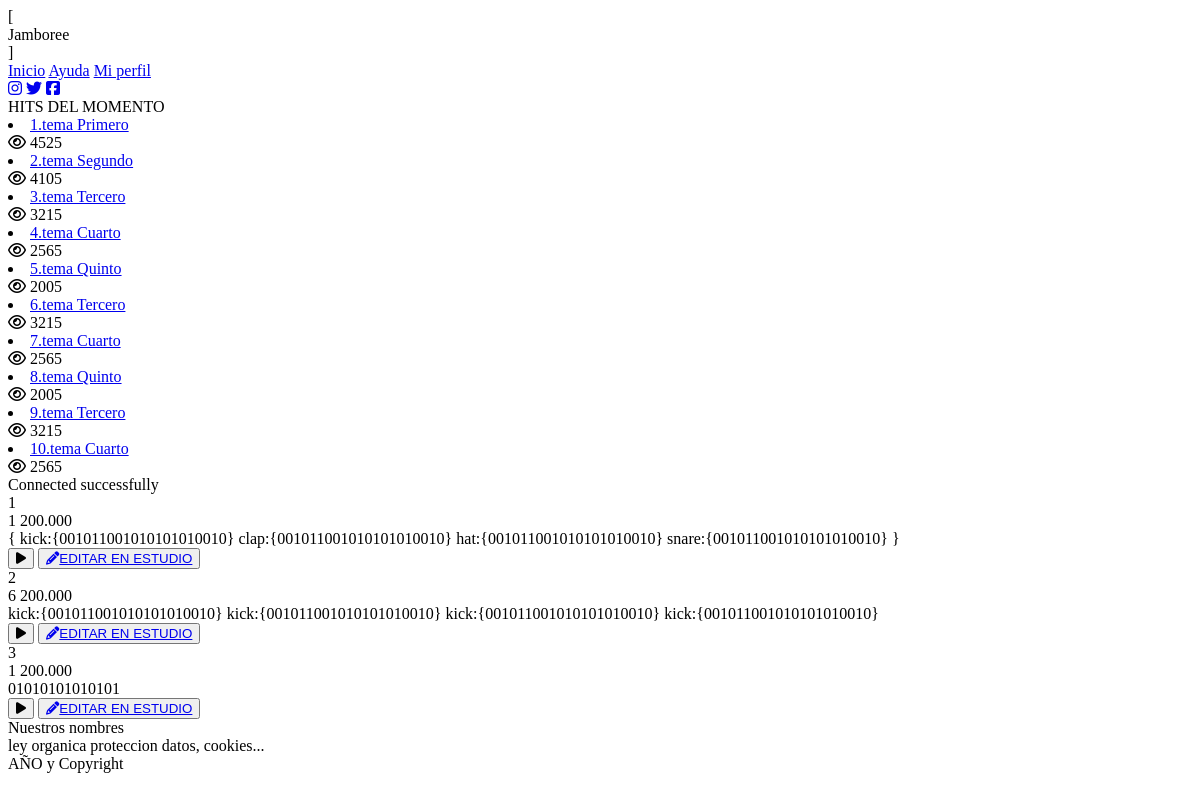
The page /src/foro/fororeal.php on the database as committed earlier.
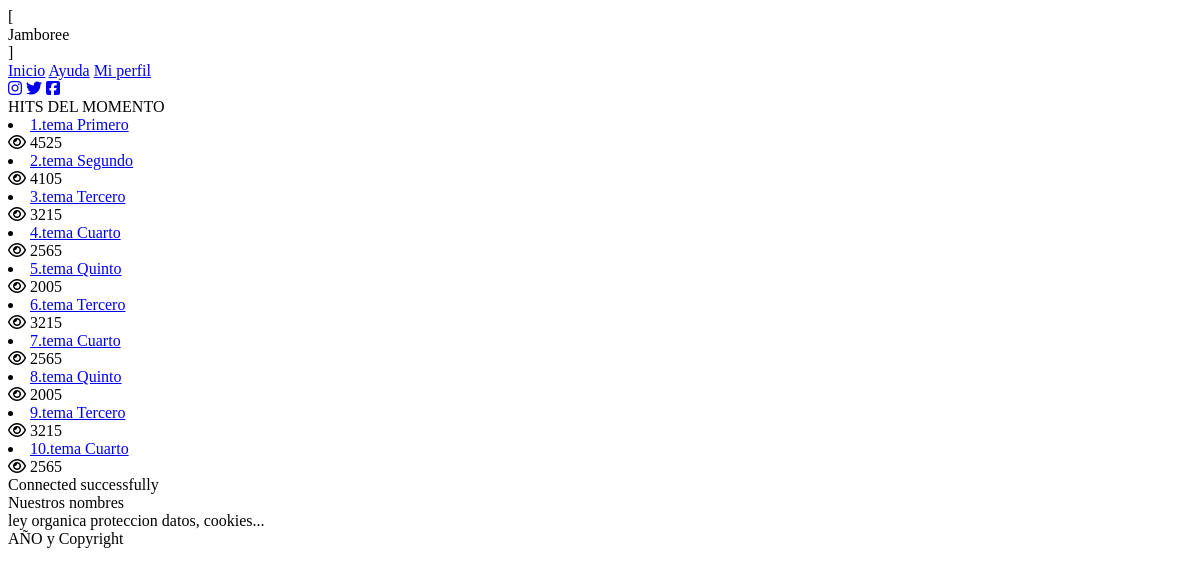
The same page on the database as committed later.
### tables this page shows
CREATE TABLE `canciones` (
  `id_Cancion` int(11) NOT NULL,
  `track` varchar(500) DEFAULT NULL,
  `etiquetas` varchar(25) DEFAULT NULL,
  `username` varchar(30) DEFAULT NULL,
  `nombre` varchar(15) DEFAULT NULL
);

### src/foro/listadoCanciones.php (the view)
<?php
function listar($resultado){
    while ($row = mysqli_fetch_array($resultado, MYSQLI_ASSOC)) {
        echo
        '<article class="tema grow">
            <header class="header-tema">
            ' . $row['Id_Cancion'] .'
                </header>
                <span class="autor">' . $row['Id_User'].'</span> <span>200.000</span>
                <div class="cancion"> ' . $row['Track'].'</div>
                <button class="play"><i class="fas fa-play"></i></i></button></button>
                <button class="edit">
                    <a href="../estudio/estudio.html"><i class="fas fa-pencil-alt"></i>EDITAR EN ESTUDIO</a>
                </button>
            </article>';
    }
}
?>

### src/foro/fororeal.php (shortened to what this page needs)
<!DOCTYPE html>
<html lang="es">
<head>
    <link rel="stylesheet/less" href="styleForo.less">
</head>
<body>
    <div class="main">
        <header class="header">
            <div class="animation-header">
                <div class="lft">[</div>
                Jamboree
                <div class="rght">]</div>
            </div>
            <div class="nav">
                <a href="../main/main.html">Inicio</a>
                <a href="../ayuda.html">Ayuda</a>
                <a href="../perfil.html">Mi perfil</a>
            </div>
            <div class="social">
                <a href="#"><i class="fab fa-instagram"></i></a>
                <a href="#"><i class="fab fa-twitter"></i></a>
                <a href="#"><i class="fab fa-facebook-square"></i></a>
            </div>
        </header>
        <div class="sidebar">
            <div class="most-visited">
                <span>HITS DEL MOMENTO</span>
                <li>
                    <a href="#"><span class=par>1.</span>tema Primero</a><br>
                    <span><i class="far fa-eye"></i> 4525</span>
                </li>
                <li>
                    <a href="#"><span class=par>2.</span>tema Segundo</a><br>
                    <span><i class="far fa-eye"></i> 4105</span>
                </li>
                <li>
                    <a href="#"><span class=par>3.</span>tema Tercero</a><br>
                    <span><i class="far fa-eye"></i> 3215</span>
                </li>
                <li>
                    <a href="#"><span class=par>4.</span>tema Cuarto</a><br>
                    <span><i class="far fa-eye"></i> 2565</span>
                </li>
                <li>
                    <a href="#"><span class=par>5.</span>tema Quinto</a><br>
                    <span><i class="far fa-eye"></i> 2005</span>
                </li>
                <li>
                    <a href="#"><span class=par>6.</span>tema Tercero</a><br>
                    <span><i class="far fa-eye"></i> 3215</span>
                </li>
                <li>
                    <a href="#"><span class=par>7.</span>tema Cuarto</a><br>
                    <span><i class="far fa-eye"></i> 2565</span>
                </li>
                <li>
                    <a href="#"><span class=par>8.</span>tema Quinto</a><br>
                    <span><i class="far fa-eye"></i> 2005</span>
                </li>
                <li>
                    <a href="#"><span class=par>9.</span>tema Tercero</a><br>
                    <span><i class="far fa-eye"></i> 3215</span>
                </li>
                <li>
                    <a href="#"><span class=par>10.</span>tema Cuarto</a><br>
                    <span><i class="far fa-eye"></i> 2565</span>
                </li>
            </div>
        </div>
        <section class="noticias">
            <?php
            include("listadoCanciones.php");
            include("db.php");
             $leer = mysqli_query($conexion, 'select * from canciones');
             listar($leer);
            ?>
        </section>
    </div>
    <footer>
        <div class="contactos">Nuestros nombres</div>
        <div class="lopd">ley organica proteccion datos, cookies...</div>
        <div class="year">AÑO y Copyright</div>
    </footer>
</body>
</html>

### src/foro/db.php (shortened to what this page needs)
<?php
  echo "Connected successfully";
?>

Rows that differ between the two databases and show on the page:
removed canciones: Id_Cancion "1", Id_User "1", Track "{ kick:{001011001010101010010} clap:{001011001010101010010} hat:{001011001010101010010} snare:{001011001010101010010} }"
removed canciones: Id_Cancion "2", Id_User "6", Track "kick:{001011001010101010010} kick:{001011001010101010010} kick:{001011001010101010010} kick:{001011001010101010010}"
removed canciones: Id_Cancion "3", Id_User "1", Track "01010101010101"
